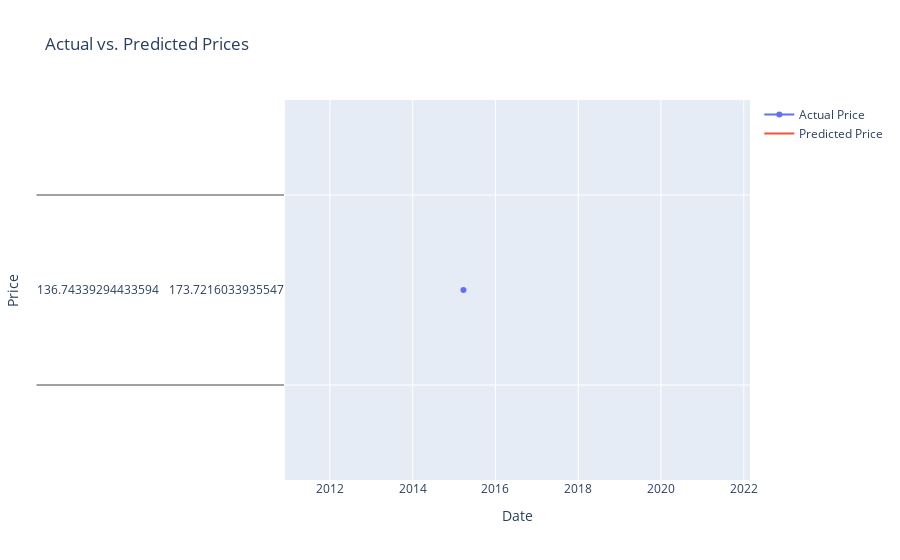

The notebook cell this image was saved under:
### Markdown cell above
# Visualize the predictions:

### Code cell
import plotly.graph_objects as go

# Create a figure with two subplots
fig = go.Figure(data=[
    go.Scatter(x=y_test.index, y=y_test.values, name='Actual Price'),
    go.Scatter(x=y_test.index, y=y_pred, name='Predicted Price')
])

# Set the title and labels
fig.update_layout(title='Actual vs. Predicted Prices',
                   xaxis_title='Date',
                   yaxis_title='Price')

# Show the plot
fig.show()

### Figure 1 — Plotly figure (JSON) as saved in the notebook; plotly's stock layout.template omitted (floating-point values rounded to 4 significant figures; data arrays with more than 128 entries replaced by an {"elided": "..."} marker saying what was removed)
{"data": [{"name": "Actual Price", "type": "scatter", "x": {"elided": "561 str values"}, "y": {"elided": "561x1 float values"}}, {"name": "Predicted Price", "type": "scatter", "x": {"elided": "561 str values"}, "y": {"elided": "561 float values"}}], "layout": {"title": {"text": "Actual vs. Predicted Prices"}, "xaxis": {"title": {"text": "Date"}}, "yaxis": {"title": {"text": "Price"}}}}
